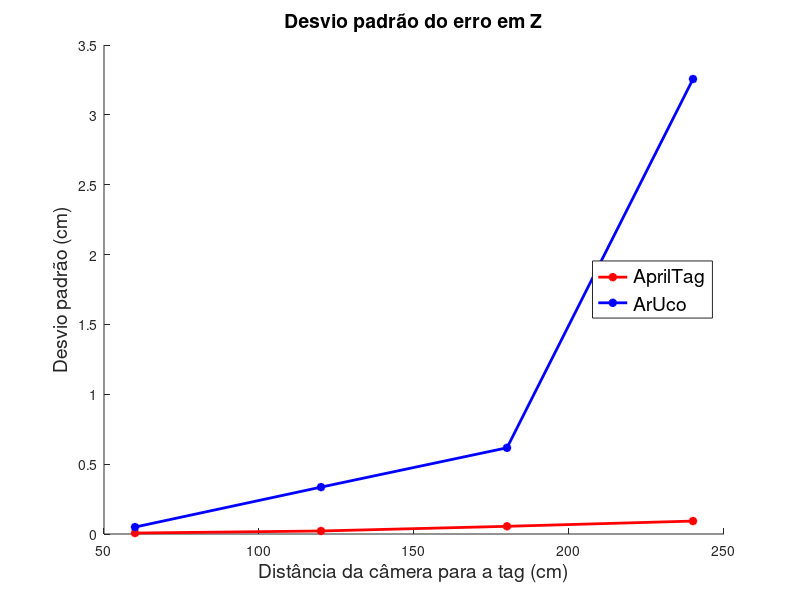
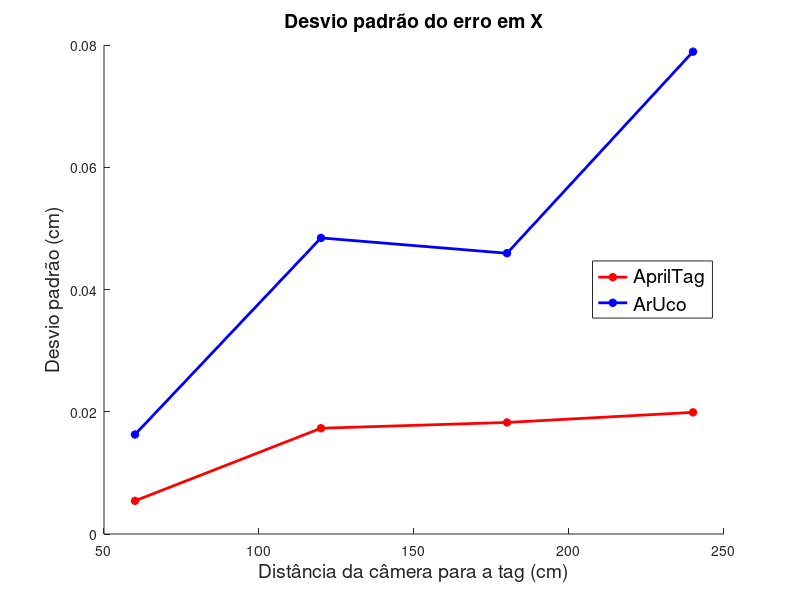
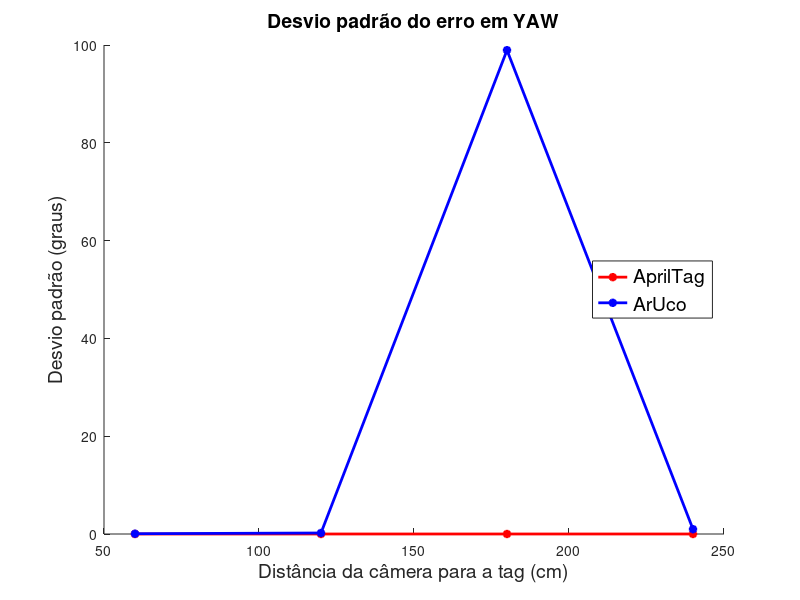
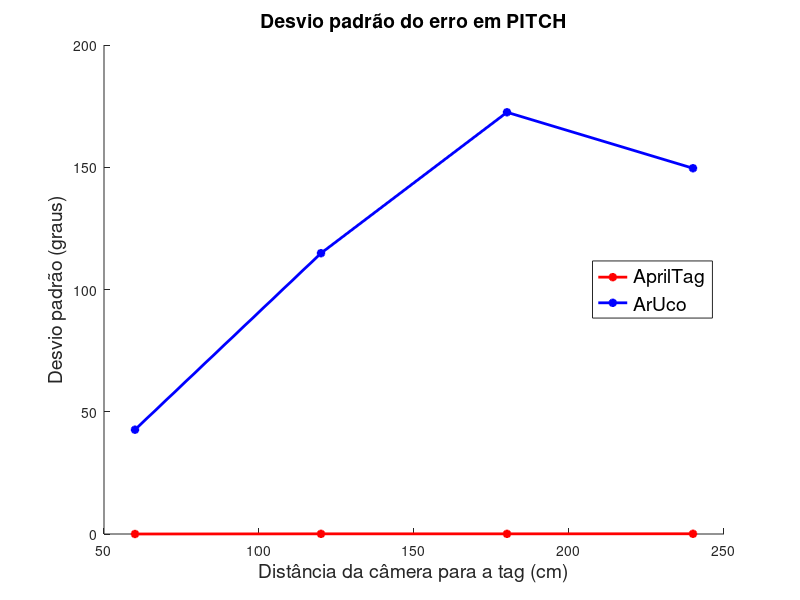

These charts were generated, in order, by the following MATLAB code:
clc
clear all
close all

distancia = [60; 120; 180; 240];

% DESVIO PADRÃO DO ERRO Z

z_april = [6.9326e-03; 0.021595; 0.055000; 0.092544];

z_aruco = [0.049550; 0.3355; 0.6170; 3.2564];

figure
hold on
plot(distancia, z_april,'*-r' ,'LineWidth', 2)
plot(distancia, z_aruco, '*-b' ,'LineWidth', 2)
xlabel('Distância da câmera para a tag (cm)','FontSize', 14)
ylabel('Desvio padrão (cm)','FontSize', 14)
title('Desvio padrão do erro em Z', 'FontSize', 14, 'FontWeight', 'bold')
legend('AprilTag', 'ArUco', 'FontSize', 14, 'Location', 'east');


% DESVIO PADRÃO DO ERRO X

x_april = [5.4254e-03; 0.017303; 0.018249; 0.019899];

x_aruco = [0.016276; 0.048440; 0.045932; 0.078909];

figure
hold on
plot(distancia, x_april,'*-r' ,'LineWidth', 2)
plot(distancia, x_aruco, '*-b' ,'LineWidth', 2)
xlabel('Distância da câmera para a tag (cm)','FontSize', 14)
ylabel('Desvio padrão (cm)','FontSize', 14)
title('Desvio padrão do erro em X', 'FontSize', 14, 'FontWeight', 'bold')
legend('AprilTag', 'ArUco', 'FontSize', 14, 'Location', 'east');



% DESVIO PADRÃO DO ERRO YAW

yaw_april = [7.6165e-05; 1.1799e-03; 1.2402e-03; 1.2146e-03];

yaw_aruco = [0.057157; 0.20708; 98.937; 0.9791];

figure
hold on
plot(distancia, yaw_april,'*-r' ,'LineWidth', 2)
plot(distancia, yaw_aruco, '*-b' ,'LineWidth', 2)
xlabel('Distância da câmera para a tag (cm)','FontSize', 14)
ylabel('Desvio padrão (graus)','FontSize', 14)
title('Desvio padrão do erro em YAW', 'FontSize', 14, 'FontWeight', 'bold')
legend('AprilTag', 'ArUco', 'FontSize', 14, 'Location', 'east');




% DESVIO PADRÃO DO ERRO PITCH

pitch_april = [2.1663e-03; 0.068553; 0.064675; 0.095021];

pitch_aruco = [42.667; 114.84; 172.48; 149.59];

figure
hold on
plot(distancia, pitch_april,'*-r' ,'LineWidth', 2)
plot(distancia, pitch_aruco, '*-b' ,'LineWidth', 2)
xlabel('Distância da câmera para a tag (cm)','FontSize', 14)
ylabel('Desvio padrão (graus)','FontSize', 14)
title('Desvio padrão do erro em PITCH', 'FontSize', 14, 'FontWeight', 'bold')
legend('AprilTag', 'ArUco', 'FontSize', 14, 'Location', 'east');



% DESVIO PADRÃO DO ERRO ROLL

roll_april = [6.5171e-04; 0.010165; 0.018407; 8.8978e-03];

roll_aruco = [2.0126; 3.0994; 8.1400; 16.383];

figure
hold on
plot(distancia, roll_april,'*-r' ,'LineWidth', 2)
plot(distancia, roll_aruco, '*-b' ,'LineWidth', 2)
xlabel('Distância da câmera para a tag (cm)','FontSize', 14)
ylabel('Desvio padrão (graus)','FontSize', 14)
title('Desvio padrão do erro em ROLL', 'FontSize', 14, 'FontWeight', 'bold')
legend('AprilTag', 'ArUco', 'FontSize', 14, 'Location', 'east');



